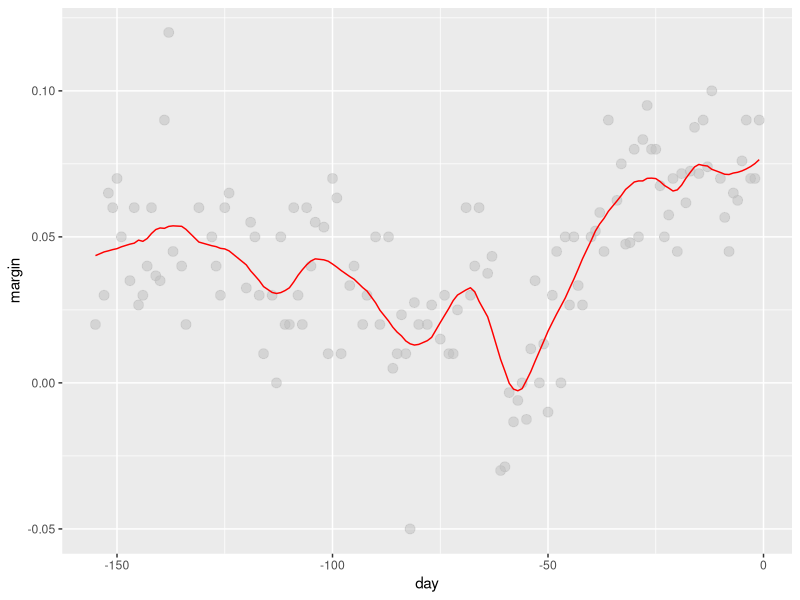

Generate this figure with R:
# Local weighted regression (loess) is used because of limitations of the bin
# smoothing approach. For bin smoothing we need small windows for the approximately
# constant assumptions to hold which may lead to imprecise estimates of f(x).
# Loess permits us to consider larger window sizes for regression
# 
# The Taylor's theorem tells us that if you look closely at any smooth
# function f(x), it will look like a line. 
# 
# Instead of assuming the function is approx. constant in a window, we assume
# the function is locally linear. We can consider larger window sizes with
# the linear assumption than with a constant. 
#
# There are three important differences between loess and bin smooth approach:
#   
#   1) Rather than keeping the bin size the same, loess keeps the number of 
#   points used in the local fit the same. This number is controlled via
#   argument span, which expects a proportion. For example, if N is the
#   number of data points and span = 0.5, then for given x, loess will use the
#   0.5 * N closest to points to x for the fit.
#   
#   2) When fittint a line locally, loess uses a weighted approach. Basically,
#   instead of using least squares we minimize a weighted version (see formula
#   in https://rafalab.github.io/dsbook/smoothing.html#local-weighted-regression-loess)
#   and instead of the Gaussian kernel, loess uses a function called the
#   Tukey tri-weight (see formulas and kernels in the link above).
#   
#   3) Loess has the option of fitting the local model robustly. 
#   An iterative algorithm is implemented in which, after fitting
#   a model in one iteration, outliers are detected and down-weighted for the
#   next iteration. This is used with the argument familiy = "symmetric".
#
# 
## Code
library(dslabs)
library(tidyverse)
data("polls_2008")
polls_2008

#define total days
total_days <- diff(range(polls_2008$day))

#define the span proportion of window size
span <- 21/total_days

#fit loess model
#degree 1 fits a line for each window 
fit <- loess(margin ~ day, degree=1, span = span, data=polls_2008)

#plot the fitted model
#the final result is a smoother fit than the bin smooth since we use
#larger sample sizes to estimate local parameters
polls_2008 %>% mutate(smooth = fit$fitted) %>%
  ggplot(aes(day, margin)) +
  geom_point(size = 3, alpha = .5, color = "grey") +
  geom_line(aes(day, smooth), color="red")


#see how model fits with different spans in https://rafalab.github.io/dsbook/smoothing.html#local-weighted-regression-loess
